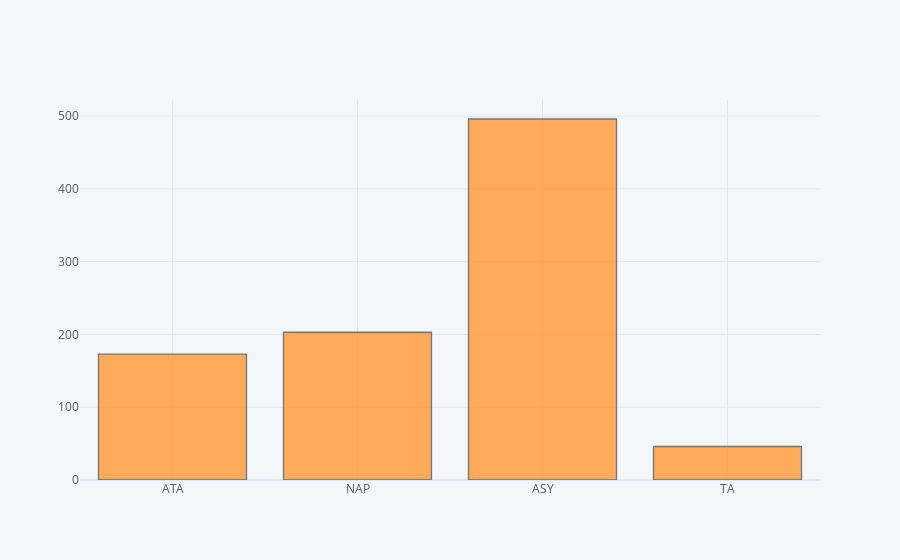

Notebook code for this chart:
### Code cell
import cufflinks as cf
cf.go_offline()
cf.set_config_file(offline=False, world_readable=True)
train_data['ChestPainType'].iplot(kind='hist')

### Figure 1 — Plotly figure (JSON) as saved in the notebook; plotly's stock layout.template omitted (floating-point values rounded to 4 significant figures; data arrays with more than 128 entries replaced by an {"elided": "..."} marker saying what was removed)
{"data": [{"histfunc": "count", "histnorm": "", "marker": {"color": "rgba(255, 153, 51, 1.0)", "line": {"color": "#4D5663", "width": 1.3}}, "name": "ChestPainType", "opacity": 0.8, "orientation": "v", "type": "histogram", "x": {"elided": "918 str values"}}], "layout": {"barmode": "overlay", "legend": {"bgcolor": "#F5F6F9", "font": {"color": "#4D5663"}}, "paper_bgcolor": "#F5F6F9", "plot_bgcolor": "#F5F6F9", "title": {"font": {"color": "#4D5663"}}, "xaxis": {"gridcolor": "#E1E5ED", "showgrid": true, "tickfont": {"color": "#4D5663"}, "title": {"font": {"color": "#4D5663"}, "text": ""}, "zerolinecolor": "#E1E5ED"}, "yaxis": {"gridcolor": "#E1E5ED", "showgrid": true, "tickfont": {"color": "#4D5663"}, "title": {"font": {"color": "#4D5663"}, "text": ""}, "zerolinecolor": "#E1E5ED"}}}
